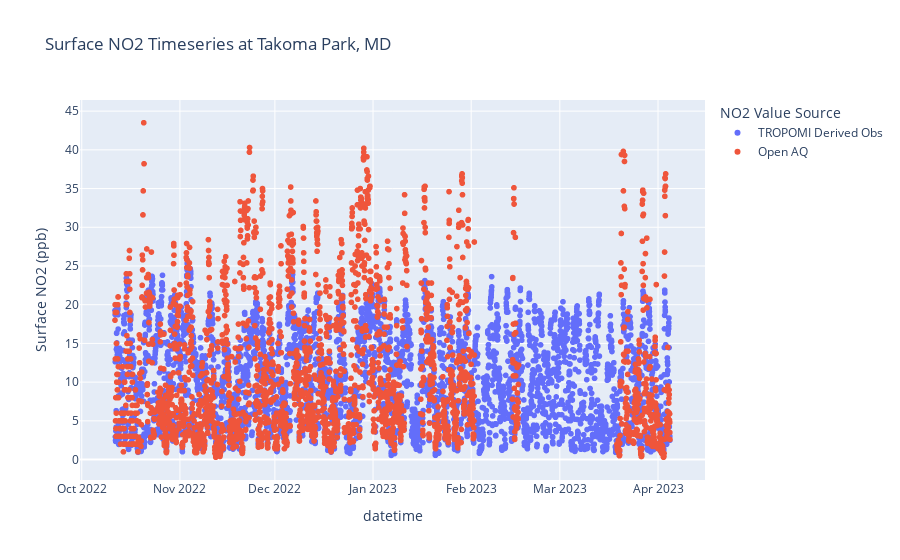

Source (notebook cell):
### Code cell
# Plotting Surface Derived NO2 from TROPOMI and Surface Observations from Open AQ

merged_long_obs.rename(columns={'sfc': 'TROPOMI Derived Obs', 'open_aq_value': 'Open AQ'}, inplace=True)
melty = pd.melt(merged_long_obs, id_vars='datetime', value_vars = ['TROPOMI Derived Obs', 'Open AQ'], var_name='NO2 Value Source')

fig = px.scatter(data_frame=melty, 
                    x='datetime', 
                    y='value', 
                    color = 'NO2 Value Source', 
                    title = 'Surface NO2 Timeseries at Takoma Park, MD')
fig.update_yaxes(title= 'Surface NO2 (ppb)')

fig.show()

### Figure 1 — Plotly figure (JSON) as saved in the notebook; plotly's stock layout.template omitted (floating-point values rounded to 4 significant figures; data arrays with more than 128 entries replaced by an {"elided": "..."} marker saying what was removed)
{"data": [{"hovertemplate": "NO2 Value Source=TROPOMI Derived Obs<br>datetime=%{x}<br>value=%{y}<extra></extra>", "legendgroup": "TROPOMI Derived Obs", "marker": {"color": "#636efa", "symbol": "circle"}, "mode": "markers", "name": "TROPOMI Derived Obs", "showlegend": true, "type": "scattergl", "x": {"elided": "4208 str values"}, "xaxis": "x", "y": {"elided": "4208 float values"}, "yaxis": "y"}, {"hovertemplate": "NO2 Value Source=Open AQ<br>datetime=%{x}<br>value=%{y}<extra></extra>", "legendgroup": "Open AQ", "marker": {"color": "#EF553B", "symbol": "circle"}, "mode": "markers", "name": "Open AQ", "showlegend": true, "type": "scattergl", "x": {"elided": "4208 str values"}, "xaxis": "x", "y": {"elided": "4208 float values"}, "yaxis": "y"}], "layout": {"legend": {"title": {"text": "NO2 Value Source"}, "tracegroupgap": 0}, "title": {"text": "Surface NO2 Timeseries at Takoma Park, MD"}, "xaxis": {"anchor": "y", "domain": [0, 1], "title": {"text": "datetime"}}, "yaxis": {"anchor": "x", "domain": [0, 1], "title": {"text": "Surface NO2 (ppb)"}}}}
